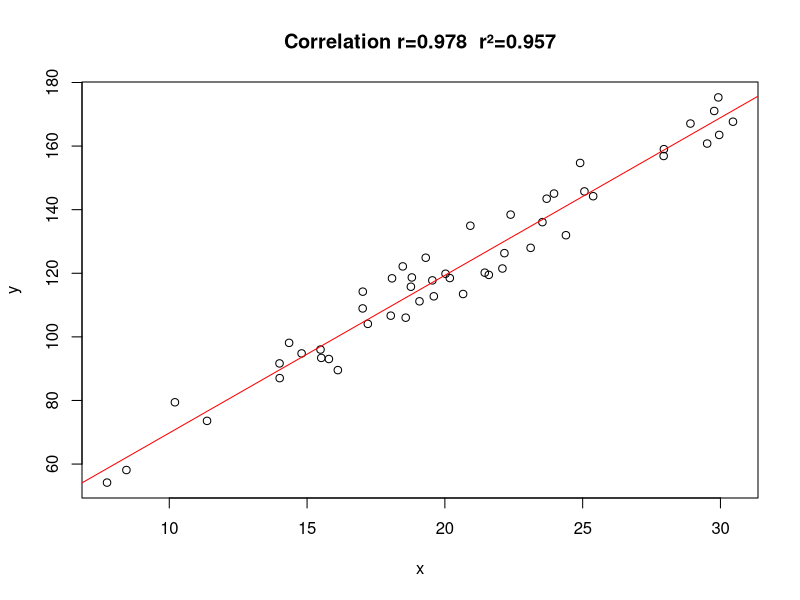

Generate this figure with R:
n<-50
a<-20
b<-5

meanx <- 20
sdx <- 5
xlim <- c(meanx-abs(b)*sdx, meanx+abs(b)*sdx)

meany <- a+b*meanx
sdy <- abs(b)*meanx
ylim <- c(meany-abs(b)*sdy, meany+abs(b)*sdy)

Error <- function(k)
{ rnorm(n, mean=0, sd=k*abs(b)) }

corr.title <- function(x, y)
{ paste('Correlation r=', round(cor(x,y),3), 
        '  r²=', round(cor(x,y)^2,3), sep='') 
}

set.seed(2)
x <- rnorm(n, mean=meanx, sd=sdx)
y <- a+b*x+Error(1)
m <- lm(y~x)
plot(y~x, main=corr.title(x, y))
abline(m, col='red')
